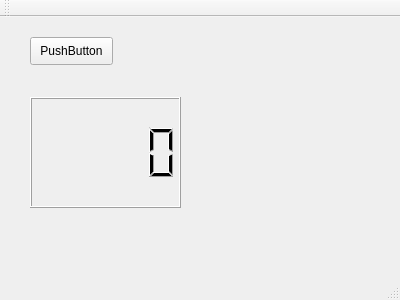
<?xml version="1.0" encoding="UTF-8"?>
<ui version="4.0">
 <class>MainWindow</class>
 <widget class="QMainWindow" name="MainWindow">
  <property name="geometry">
   <rect>
    <x>0</x>
    <y>0</y>
    <width>400</width>
    <height>300</height>
   </rect>
  </property>
  <property name="windowTitle">
   <string>MainWindow</string>
  </property>
  <widget class="QWidget" name="centralWidget">
   <widget class="QPushButton" name="pushButton">
    <property name="geometry">
     <rect>
      <x>30</x>
      <y>20</y>
      <width>83</width>
      <height>28</height>
     </rect>
    </property>
    <property name="text">
     <string>PushButton</string>
    </property>
   </widget>
   <widget class="QLCDNumber" name="lcdNumber">
    <property name="geometry">
     <rect>
      <x>30</x>
      <y>80</y>
      <width>151</width>
      <height>111</height>
     </rect>
    </property>
   </widget>
  </widget>
  <widget class="QMenuBar" name="menuBar">
   <property name="geometry">
    <rect>
     <x>0</x>
     <y>0</y>
     <width>400</width>
     <height>25</height>
    </rect>
   </property>
  </widget>
  <widget class="QToolBar" name="mainToolBar">
   <attribute name="toolBarArea">
    <enum>TopToolBarArea</enum>
   </attribute>
   <attribute name="toolBarBreak">
    <bool>false</bool>
   </attribute>
  </widget>
  <widget class="QStatusBar" name="statusBar"/>
 </widget>
 <layoutdefault spacing="6" margin="11"/>
 <resources/>
 <connections/>
</ui>
